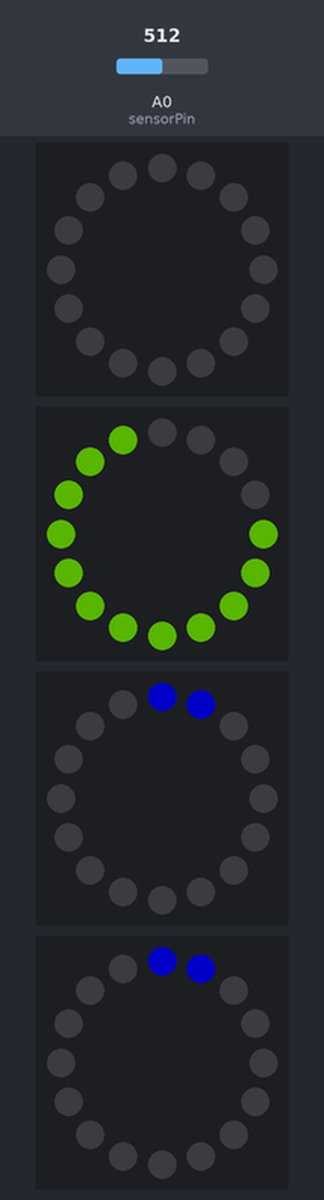
This sketch was run on a simulated Arduino Uno, built with avr-gcc and run on an emulated ATmega328P. Parts: 4 × 16 RGB LEDs in a ring, first at the top, clockwise. Inputs (shaded band) come from the test bench; at power-on: A0 (sensorPin) = 512. Dim RGB values are drawn brighter than linear.

Above: at 1.2 s.
1.3 s: A0 (sensorPin) set to 716
At 2.5 s:
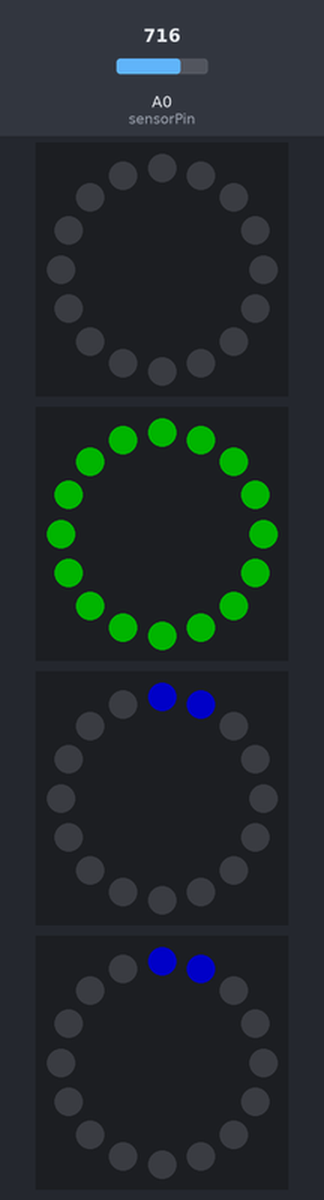
2.8 s: A0 (sensorPin) set to 306
At 3.6 s:
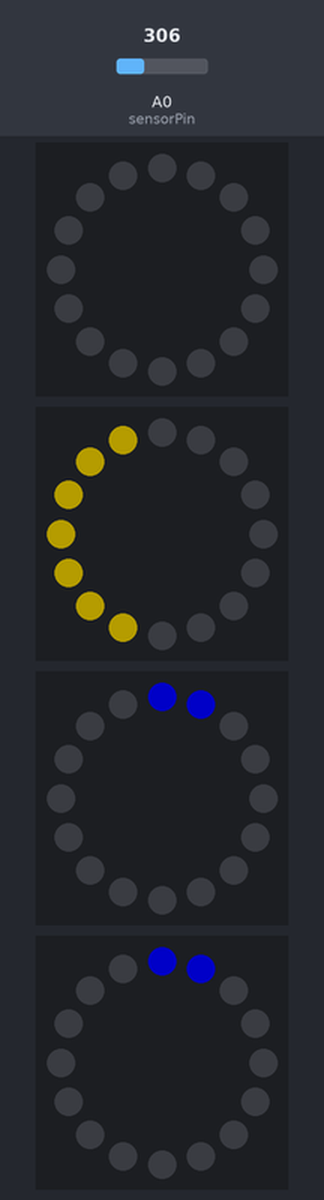
4.3 s: A0 (sensorPin) set to 122
At 4.8 s:
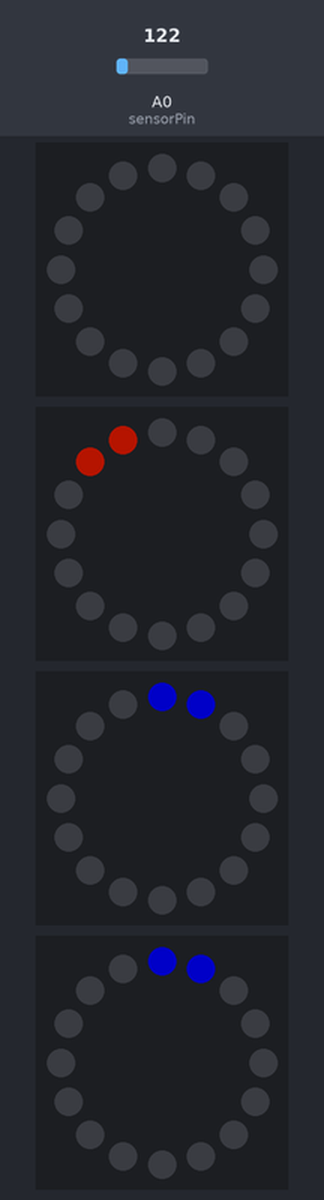
5.8 s: A0 (sensorPin) set to 0
At 7.0 s:
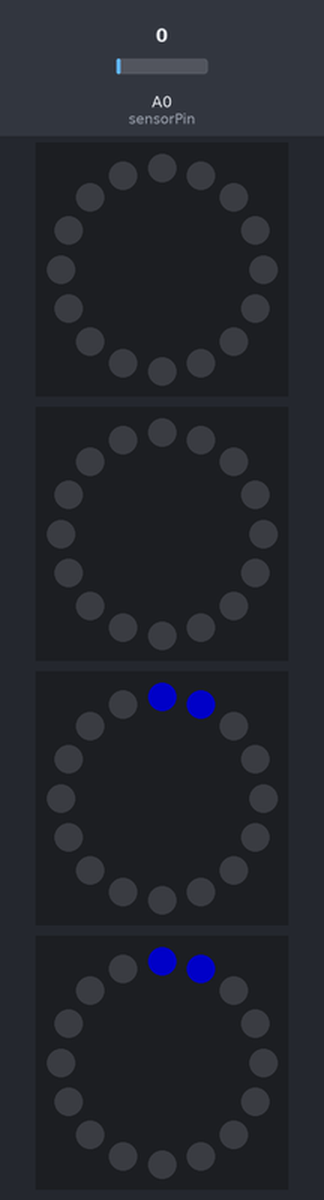
7.3 s: A0 (sensorPin) set to 511
At 8.3 s:
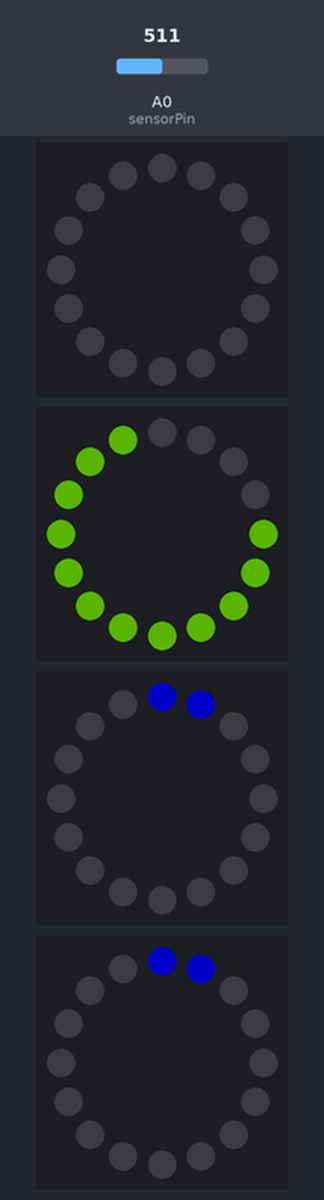
8.8 s: A0 (sensorPin) set to 900
At 9.3 s:
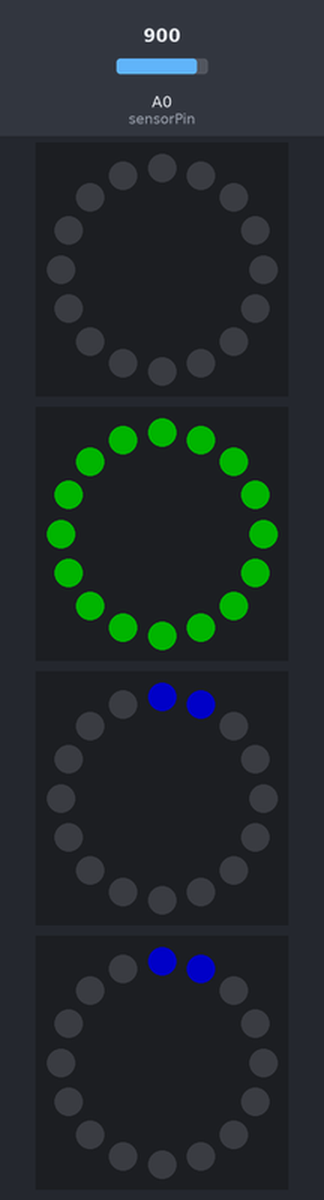
Timing chart, 0 to 11.3 s (numbered marks = the images above; inputs shaded):
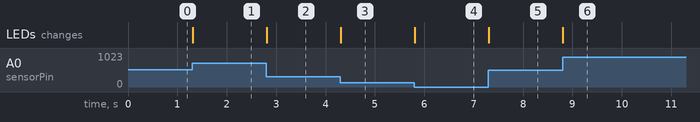

Measured:
- after the input at 1.3 s, the LEDs: change at once (image 1)
- after the input at 2.8 s, the LEDs: change at once (image 2)
- after the input at 4.3 s, the LEDs: change at once (image 3)
- after the input at 5.8 s, the LEDs: change at once (image 4)
- after the input at 7.3 s, the LEDs: change at once (image 5)
- after the input at 8.8 s, the LEDs: change at once (image 6)

The sketch:

Ring.ino
```cpp
#include <Adafruit_NeoPixel.h>

Adafruit_NeoPixel ring_a = Adafruit_NeoPixel(16, 5);
Adafruit_NeoPixel ring_b = Adafruit_NeoPixel(16, 6);
Adafruit_NeoPixel button_a = Adafruit_NeoPixel(16, 8);
Adafruit_NeoPixel button_b = Adafruit_NeoPixel(16, 9);

float totalToday_a = 0;
float totalToday_b = 0;
float todayGoal_a = 670;
float todayGoal_b = 670;

float light_a;
float light_b;
uint32_t color_a = ring_a.Color(255, 0, 0);
uint32_t color_b = ring_b.Color(255, 0, 0);

uint32_t buttonColor_a = ring_a.Color(0, 0, 255);
uint32_t buttonColor_b = ring_b.Color(0, 0, 255);

int sensorPin = A0;
int sensorValue = 0;

void setup() {
  ring_a.begin();
  ring_b.begin();
  button_a.begin();
  button_b.begin();
  ring_a.show(); // Initialize all pixels to 'off'
  ring_b.show();
  button_a.show();
  button_b.show();
  ring_a.setBrightness(64);
  ring_b.setBrightness(64);
  button_a.setBrightness(100);
  button_b.setBrightness(100);
}

void loop(){
    sensorValue = analogRead(sensorPin);
//    Serial.println(sensorValue);

    totalToday_b = sensorValue;

    button_a.setPixelColor(0, buttonColor_a);
    button_a.setPixelColor(1, buttonColor_a);
    button_b.setPixelColor(0, buttonColor_b);
    button_b.setPixelColor(1, buttonColor_b);

    //caculate number of lights
    light_a = (totalToday_a*16)/todayGoal_a;
    light_b = (totalToday_b*16)/todayGoal_b;

    //color ring A
    if(light_a > 16){
      color_a = ring_a.Color(0, 255, 0);
    }
    else if(light_a > 15){
      color_a = ring_a.Color(40, 255, 0);
    }
    else if(light_a > 14){
      color_a = ring_a.Color(80, 255, 0);
    }
    else if(light_a > 13){
      color_a = ring_a.Color(100, 255, 0);
    }
    else if(light_a > 12){
      color_a = ring_a.Color(125, 255, 0);
    }
    else if(light_a > 11){
      color_a = ring_a.Color(150, 255, 0);
    }
    else if(light_a > 10){
      color_a = ring_a.Color(190, 255, 0);
    }
    else if(light_a > 9){
      color_a = ring_a.Color(220, 255, 0);
    }
    else if(light_a > 8){
      color_a = ring_a.Color(255, 240, 0);
    }
    else if(light_a > 7){
      color_a = ring_a.Color(255, 220, 0);
    }
    else if(light_a > 6){
      color_a = ring_a.Color(255, 190, 0);
    }
    else if(light_a > 5){
      color_a = ring_a.Color(255, 150, 0);
    }
    else if(light_a > 4){
      color_a = ring_a.Color(255, 100, 0);
    }
    else if(light_a > 3){
      color_a = ring_a.Color(255, 60, 0);
    }
    else if(light_a > 2){
      color_a = ring_a.Color(255, 30, 0);
    }
    else{
      color_a = ring_a.Color(255, 0, 0);
    }


    //light ring A
    if(light_a > 0){
      ring_a.setPixelColor(15, color_a);
    }
    else{
      ring_a.setPixelColor(15, 0, 0, 0);
    }
    if(light_a > 2){
      ring_a.setPixelColor(14, color_a);
    }
    else{
      ring_a.setPixelColor(14, 0, 0, 0);
    }
    if(light_a > 3){
    ring_a.setPixelColor(13, color_a);
    }
    else{
      ring_a.setPixelColor(13, 0, 0, 0);
    }
    if(light_a > 4){
    ring_a.setPixelColor(12, color_a);
    }
    else{
      ring_a.setPixelColor(12, 0, 0, 0);
    }
    if(light_a > 5){
      ring_a.setPixelColor(11, color_a);
    }
    else{
      ring_a.setPixelColor(11, 0, 0, 0);
    }
    if(light_a > 6){
      ring_a.setPixelColor(10, color_a);
    }
    else{
      ring_a.setPixelColor(10, 0, 0, 0);
    }
    if(light_a > 7){
      ring_a.setPixelColor(9, color_a);
    }
    else{
      ring_a.setPixelColor(9, 0, 0, 0);
    }
    if(light_a > 8){
      ring_a.setPixelColor(8, color_a);
    }
    else{
      ring_a.setPixelColor(8, 0, 0, 0);
    }
    if(light_a > 9){
      ring_a.setPixelColor(7, color_a);
    }
    else{
      ring_a.setPixelColor(7, 0, 0, 0);
    }
    if(light_a > 10){
      ring_a.setPixelColor(6, color_a);
    }
    else{
      ring_a.setPixelColor(6, 0, 0, 0);
    }
    if(light_a > 11){
      ring_a.setPixelColor(5, color_a);
    }
    else{
      ring_a.setPixelColor(5, 0, 0, 0);
    }
    if(light_a > 12){
      ring_a.setPixelColor(4, color_a);
    }
    else{
      ring_a.setPixelColor(4, 0, 0, 0);
    }
    if(light_a > 13){
      ring_a.setPixelColor(3, color_a);
    }
    else{
      ring_a.setPixelColor(3, 0, 0, 0);
    }
    if(light_a > 14){
      ring_a.setPixelColor(2, color_a);
    }
    else{
      ring_a.setPixelColor(2, 0, 0, 0);
    }
    if(light_a > 15){
      ring_a.setPixelColor(1, color_a);
    }
    else{
      ring_a.setPixelColor(1, 0, 0, 0);
    }
    if(light_a > 16){
      ring_a.setPixelColor(0, color_a);
    }
    else{
      ring_a.setPixelColor(0, 0, 0, 0);
    }

    //color ring B
    if(light_b > 16){
      color_b = ring_b.Color(0, 255, 0);
    }
    else if(light_b > 15){
      color_b = ring_b.Color(40, 255, 0);
    }
    else if(light_b > 14){
      color_b = ring_b.Color(80, 255, 0);
    }
    else if(light_b > 13){
      color_b = ring_b.Color(100, 255, 0);
    }
    else if(light_b > 12){
      color_b = ring_b.Color(125, 255, 0);
    }
    else if(light_b > 11){
      color_b = ring_b.Color(150, 255, 0);
    }
    else if(light_b > 10){
      color_b = ring_b.Color(190, 255, 0);
    }
    else if(light_b > 9){
      color_b = ring_b.Color(220, 255, 0);
    }
    else if(light_b > 8){
      color_b = ring_b.Color(255, 240, 0);
    }
    else if(light_b > 7){
      color_b = ring_b.Color(255, 220, 0);
    }
    else if(light_b > 6){
      color_b = ring_b.Color(255, 190, 0);
    }
    else if(light_b > 5){
      color_b = ring_b.Color(255, 150, 0);
    }
    else if(light_b > 4){
      color_b = ring_b.Color(255, 100, 0);
    }
    else if(light_b > 3){
      color_b = ring_b.Color(255, 60, 0);
    }
    else if(light_b > 2){
      color_b = ring_b.Color(255, 30, 0);
    }
    else{
      color_b = ring_b.Color(255, 0, 0);
    }


    //light ring B
    if(light_b > 0){
      ring_b.setPixelColor(15, color_b);
    }
    else{
      ring_b.setPixelColor(15, 0, 0, 0);
    }
    if(light_b > 2){
      ring_b.setPixelColor(14, color_b);
    }
    else{
      ring_b.setPixelColor(14, 0, 0, 0);
    }
    if(light_b > 3){
    ring_b.setPixelColor(13, color_b);
    }
    else{
      ring_b.setPixelColor(13, 0, 0, 0);
    }
    if(light_b > 4){
    ring_b.setPixelColor(12, color_b);
    }
    else{
      ring_b.setPixelColor(12, 0, 0, 0);
    }
    if(light_b > 5){
      ring_b.setPixelColor(11, color_b);
    }
    else{
      ring_b.setPixelColor(11, 0, 0, 0);
    }
    if(light_b > 6){
      ring_b.setPixelColor(10, color_b);
    }
    else{
      ring_b.setPixelColor(10, 0, 0, 0);
    }
    if(light_b > 7){
      ring_b.setPixelColor(9, color_b);
    }
    else{
      ring_b.setPixelColor(9, 0, 0, 0);
    }
    if(light_b > 8){
      ring_b.setPixelColor(8, color_b);
    }
    else{
      ring_b.setPixelColor(8, 0, 0, 0);
    }
    if(light_b > 9){
      ring_b.setPixelColor(7, color_b);
    }
    else{
      ring_b.setPixelColor(7, 0, 0, 0);
    }
    if(light_b > 10){
      ring_b.setPixelColor(6, color_b);
    }
    else{
      ring_b.setPixelColor(6, 0, 0, 0);
    }
    if(light_b > 11){
      ring_b.setPixelColor(5, color_b);
    }
    else{
      ring_b.setPixelColor(5, 0, 0, 0);
    }
    if(light_b > 12){
      ring_b.setPixelColor(4, color_b);
    }
    else{
      ring_b.setPixelColor(4, 0, 0, 0);
    }
    if(light_b > 13){
      ring_b.setPixelColor(3, color_b);
    }
    else{
      ring_b.setPixelColor(3, 0, 0, 0);
    }
    if(light_b > 14){
      ring_b.setPixelColor(2, color_b);
    }
    else{
      ring_b.setPixelColor(2, 0, 0, 0);
    }
    if(light_b > 15){
      ring_b.setPixelColor(1, color_b);
    }
    else{
      ring_b.setPixelColor(1, 0, 0, 0);
    }
    if(light_b > 16){
      ring_b.setPixelColor(0, color_b);
    }
    else{
      ring_b.setPixelColor(0, 0, 0, 0);
    }

    ring_a.show();
    ring_b.show();
    button_a.show();
    button_b.show();
}
```
